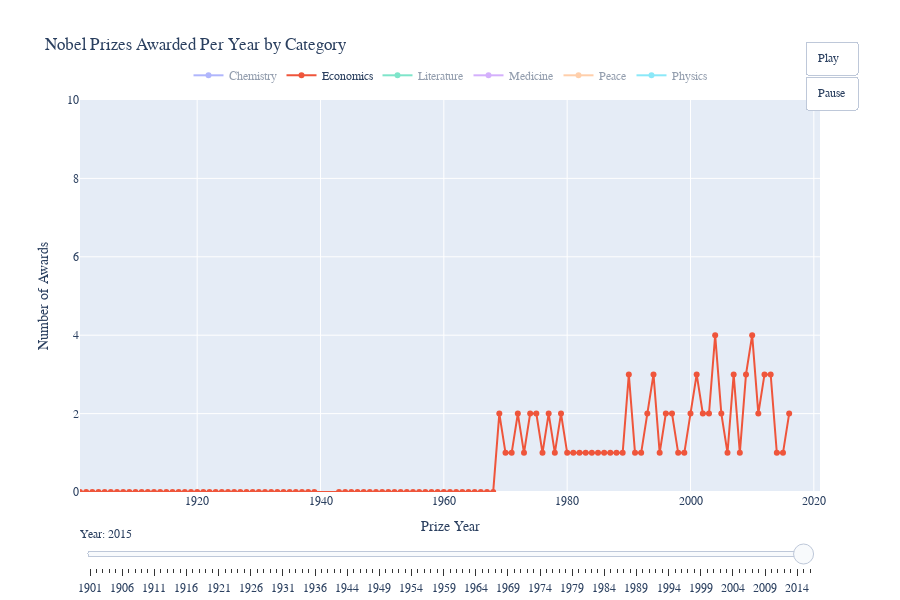

The code cell stored with this chart in its notebook:
### Code cell
winners = winners.sort_values('prize_year')
years = sorted(winners['prize_year'].unique())
categories = sorted(winners['category'].unique())

counts = winners.groupby(['prize_year', 'category']).size().reset_index(name='count')
full_index = pd.MultiIndex.from_product([years, categories], names=['prize_year', 'category'])
full_df = counts.set_index(['prize_year', 'category']).reindex(full_index, fill_value=0).reset_index()

fig = go.Figure()

for cat in categories:
    fig.add_trace(go.Scatter(
        x=[],
        y=[],
        mode='lines+markers',
        name=cat
    ))

frames = []
for year in years:
    frame_data = []
    for cat in categories:
        df_cat = full_df[(full_df['category'] == cat) & (full_df['prize_year'] <= year)]
        frame_data.append(go.Scatter(
            x=df_cat['prize_year'],
            y=df_cat['count'],
            mode='lines+markers',
            name=cat
        ))
    frames.append(go.Frame(data=frame_data, name=str(year)))

fig.frames = frames
fig.update_layout(
    title='Nobel Prizes Awarded Per Year by Category',
    width=900,
    height=600,
    xaxis=dict(title='Prize Year', range=[years[0], 2021]),
    yaxis=dict(
        title='Number of Awards', range=[0,10]
    ),
    font=dict(family="Times New Roman", size=12),
    legend=dict(orientation='h', y=1.1, x=0.5, xanchor='center'),
    updatemenus=[dict(
        type='buttons',
        showactive=False,
        y=1.15,
        x=1.05,
        xanchor='right',
        yanchor='top',
        buttons=[
            dict(label='Play', method='animate',
                 args=[None, {
                     "frame": {"duration": 200, "redraw": True},
                     "fromcurrent": True,
                     "transition": {"duration": 150}
                 }]),
            dict(label='Pause', method='animate',
                 args=[[None], {
                     "frame": {"duration": 0, "redraw": False},
                     "mode": "immediate",
                     "transition": {"duration": 0}
                 }])
        ]
    )],
    sliders=[{
        "active": 0,
        "yanchor": "top",
        "xanchor": "left",
        "currentvalue": {"prefix": "Year: "},
        "pad": {"t": 30},
        "steps": [{
            "method": "animate",
            "args": [[str(year)], {"frame": {"duration": 300, "redraw": True},
                                   "mode": "immediate",
                                   "transition": {"duration": 150}}],
            "label": str(year)
        } for year in years]
    }]
)

fig.show()

### Figure 1 — Plotly figure (JSON) as saved in the notebook; plotly's stock layout.template omitted (floating-point values rounded to 4 significant figures)
{"data": [{"mode": "lines+markers", "name": "Chemistry", "type": "scatter", "visible": "legendonly", "x": [1901, 1902, 1903, 1904, 1905, 1906, 1907, 1908, 1909, 1910, 1911, 1912, 1913, 1914, 1915, 1916, 1917, 1918, 1919, 1920, 1921, 1922, 1923, 1924, 1925, 1926, 1927, 1928, 1929, 1930, 1931, 1932, 1933, 1934, 1935, 1936, 1937, 1938, 1939, 1943, 1944, 1945, 1946, 1947, 1948, 1949, 1950, 1951, 1952, 1953, 1954, 1955, 1956, 1957, 1958, 1959, 1960, 1961, 1962, 1963, 1964, 1965, 1966, 1967, 1968, 1969, 1970, 1971, 1972, 1973, 1974, 1975, 1976, 1977, 1978, 1979, 1980, 1981, 1982, 1983, 1984, 1985, 1986, 1987, 1988, 1989, 1990, 1991, 1992, 1993, 1994, 1995, 1996, 1997, 1998, 1999, 2000, 2001, 2002, 2003, 2004, 2005, 2006, 2007, 2008, 2009, 2010, 2011, 2012, 2013, 2014, 2015, 2016], "y": [1, 1, 1, 1, 1, 1, 1, 1, 1, 1, 1, 2, 1, 1, 1, 0, 0, 1, 0, 1, 1, 1, 1, 0, 1, 1, 1, 1, 2, 1, 4, 1, 0, 1, 2, 2, 2, 2, 3, 1, 1, 1, 3, 1, 1, 1, 2, 2, 2, 2, 1, 1, 2, 1, 1, 1, 1, 1, 2, 2, 1, 1, 1, 3, 1, 2, 1, 1, 3, 2, 1, 2, 1, 2, 1, 2, 3, 2, 1, 1, 1, 2, 3, 4, 4, 2, 1, 1, 1, 2, 1, 3, 3, 3, 2, 1, 3, 3, 4, 3, 3, 3, 1, 1, 5, 4, 3, 1, 3, 4, 4, 5, 3]}, {"mode": "lines+markers", "name": "Economics", "type": "scatter", "x": [1901, 1902, 1903, 1904, 1905, 1906, 1907, 1908, 1909, 1910, 1911, 1912, 1913, 1914, 1915, 1916, 1917, 1918, 1919, 1920, 1921, 1922, 1923, 1924, 1925, 1926, 1927, 1928, 1929, 1930, 1931, 1932, 1933, 1934, 1935, 1936, 1937, 1938, 1939, 1943, 1944, 1945, 1946, 1947, 1948, 1949, 1950, 1951, 1952, 1953, 1954, 1955, 1956, 1957, 1958, 1959, 1960, 1961, 1962, 1963, 1964, 1965, 1966, 1967, 1968, 1969, 1970, 1971, 1972, 1973, 1974, 1975, 1976, 1977, 1978, 1979, 1980, 1981, 1982, 1983, 1984, 1985, 1986, 1987, 1988, 1989, 1990, 1991, 1992, 1993, 1994, 1995, 1996, 1997, 1998, 1999, 2000, 2001, 2002, 2003, 2004, 2005, 2006, 2007, 2008, 2009, 2010, 2011, 2012, 2013, 2014, 2015, 2016], "y": [0, 0, 0, 0, 0, 0, 0, 0, 0, 0, 0, 0, 0, 0, 0, 0, 0, 0, 0, 0, 0, 0, 0, 0, 0, 0, 0, 0, 0, 0, 0, 0, 0, 0, 0, 0, 0, 0, 0, 0, 0, 0, 0, 0, 0, 0, 0, 0, 0, 0, 0, 0, 0, 0, 0, 0, 0, 0, 0, 0, 0, 0, 0, 0, 0, 2, 1, 1, 2, 1, 2, 2, 1, 2, 1, 2, 1, 1, 1, 1, 1, 1, 1, 1, 1, 1, 3, 1, 1, 2, 3, 1, 2, 2, 1, 1, 2, 3, 2, 2, 4, 2, 1, 3, 1, 3, 4, 2, 3, 3, 1, 1, 2]}, {"mode": "lines+markers", "name": "Literature", "type": "scatter", "visible": "legendonly", "x": [1901, 1902, 1903, 1904, 1905, 1906, 1907, 1908, 1909, 1910, 1911, 1912, 1913, 1914, 1915, 1916, 1917, 1918, 1919, 1920, 1921, 1922, 1923, 1924, 1925, 1926, 1927, 1928, 1929, 1930, 1931, 1932, 1933, 1934, 1935, 1936, 1937, 1938, 1939, 1943, 1944, 1945, 1946, 1947, 1948, 1949, 1950, 1951, 1952, 1953, 1954, 1955, 1956, 1957, 1958, 1959, 1960, 1961, 1962, 1963, 1964, 1965, 1966, 1967, 1968, 1969, 1970, 1971, 1972, 1973, 1974, 1975, 1976, 1977, 1978, 1979, 1980, 1981, 1982, 1983, 1984, 1985, 1986, 1987, 1988, 1989, 1990, 1991, 1992, 1993, 1994, 1995, 1996, 1997, 1998, 1999, 2000, 2001, 2002, 2003, 2004, 2005, 2006, 2007, 2008, 2009, 2010, 2011, 2012, 2013, 2014, 2015, 2016], "y": [1, 1, 1, 2, 1, 1, 1, 1, 1, 1, 1, 1, 1, 0, 1, 1, 2, 0, 1, 1, 1, 1, 1, 1, 1, 1, 1, 1, 1, 1, 1, 1, 1, 1, 0, 1, 1, 1, 1, 0, 1, 1, 1, 1, 1, 1, 1, 1, 1, 1, 1, 1, 1, 1, 1, 1, 1, 1, 1, 1, 1, 1, 2, 1, 1, 1, 1, 1, 1, 1, 2, 1, 1, 1, 1, 1, 1, 1, 1, 1, 1, 1, 1, 1, 1, 1, 1, 1, 1, 1, 1, 1, 1, 1, 1, 1, 1, 1, 1, 1, 1, 1, 1, 1, 1, 1, 1, 1, 1, 1, 1, 1, 1]}, {"mode": "lines+markers", "name": "Medicine", "type": "scatter", "visible": "legendonly", "x": [1901, 1902, 1903, 1904, 1905, 1906, 1907, 1908, 1909, 1910, 1911, 1912, 1913, 1914, 1915, 1916, 1917, 1918, 1919, 1920, 1921, 1922, 1923, 1924, 1925, 1926, 1927, 1928, 1929, 1930, 1931, 1932, 1933, 1934, 1935, 1936, 1937, 1938, 1939, 1943, 1944, 1945, 1946, 1947, 1948, 1949, 1950, 1951, 1952, 1953, 1954, 1955, 1956, 1957, 1958, 1959, 1960, 1961, 1962, 1963, 1964, 1965, 1966, 1967, 1968, 1969, 1970, 1971, 1972, 1973, 1974, 1975, 1976, 1977, 1978, 1979, 1980, 1981, 1982, 1983, 1984, 1985, 1986, 1987, 1988, 1989, 1990, 1991, 1992, 1993, 1994, 1995, 1996, 1997, 1998, 1999, 2000, 2001, 2002, 2003, 2004, 2005, 2006, 2007, 2008, 2009, 2010, 2011, 2012, 2013, 2014, 2015, 2016], "y": [1, 1, 1, 1, 1, 2, 1, 3, 1, 1, 1, 1, 1, 1, 0, 0, 0, 0, 1, 1, 0, 2, 2, 1, 0, 1, 1, 1, 2, 1, 1, 2, 1, 4, 1, 2, 1, 1, 1, 2, 2, 3, 1, 3, 1, 3, 3, 1, 1, 3, 4, 1, 4, 1, 3, 2, 2, 1, 3, 3, 2, 3, 2, 3, 3, 3, 3, 1, 2, 3, 4, 3, 2, 3, 3, 2, 3, 3, 3, 1, 3, 2, 2, 1, 3, 2, 2, 2, 2, 2, 2, 3, 2, 1, 3, 2, 3, 3, 3, 2, 2, 3, 2, 4, 3, 5, 1, 4, 3, 5, 3, 3, 1]}, {"mode": "lines+markers", "name": "Peace", "type": "scatter", "visible": "legendonly", "x": [1901, 1902, 1903, 1904, 1905, 1906, 1907, 1908, 1909, 1910, 1911, 1912, 1913, 1914, 1915, 1916, 1917, 1918, 1919, 1920, 1921, 1922, 1923, 1924, 1925, 1926, 1927, 1928, 1929, 1930, 1931, 1932, 1933, 1934, 1935, 1936, 1937, 1938, 1939, 1943, 1944, 1945, 1946, 1947, 1948, 1949, 1950, 1951, 1952, 1953, 1954, 1955, 1956, 1957, 1958, 1959, 1960, 1961, 1962, 1963, 1964, 1965, 1966, 1967, 1968, 1969, 1970, 1971, 1972, 1973, 1974, 1975, 1976, 1977, 1978, 1979, 1980, 1981, 1982, 1983, 1984, 1985, 1986, 1987, 1988, 1989, 1990, 1991, 1992, 1993, 1994, 1995, 1996, 1997, 1998, 1999, 2000, 2001, 2002, 2003, 2004, 2005, 2006, 2007, 2008, 2009, 2010, 2011, 2012, 2013, 2014, 2015, 2016], "y": [2, 2, 1, 1, 1, 1, 2, 2, 2, 1, 2, 1, 1, 0, 0, 0, 1, 0, 1, 1, 2, 1, 0, 0, 2, 2, 2, 0, 1, 1, 2, 0, 1, 1, 1, 1, 1, 1, 0, 0, 1, 1, 2, 2, 0, 1, 1, 1, 1, 1, 1, 0, 0, 1, 1, 1, 1, 1, 1, 2, 1, 1, 0, 0, 1, 1, 1, 1, 0, 2, 2, 1, 2, 1, 2, 1, 1, 1, 2, 1, 1, 1, 1, 1, 1, 1, 1, 1, 1, 2, 3, 2, 2, 2, 2, 1, 1, 2, 1, 1, 1, 2, 2, 2, 1, 1, 1, 3, 1, 1, 2, 1, 1]}, {"mode": "lines+markers", "name": "Physics", "type": "scatter", "visible": "legendonly", "x": [1901, 1902, 1903, 1904, 1905, 1906, 1907, 1908, 1909, 1910, 1911, 1912, 1913, 1914, 1915, 1916, 1917, 1918, 1919, 1920, 1921, 1922, 1923, 1924, 1925, 1926, 1927, 1928, 1929, 1930, 1931, 1932, 1933, 1934, 1935, 1936, 1937, 1938, 1939, 1943, 1944, 1945, 1946, 1947, 1948, 1949, 1950, 1951, 1952, 1953, 1954, 1955, 1956, 1957, 1958, 1959, 1960, 1961, 1962, 1963, 1964, 1965, 1966, 1967, 1968, 1969, 1970, 1971, 1972, 1973, 1974, 1975, 1976, 1977, 1978, 1979, 1980, 1981, 1982, 1983, 1984, 1985, 1986, 1987, 1988, 1989, 1990, 1991, 1992, 1993, 1994, 1995, 1996, 1997, 1998, 1999, 2000, 2001, 2002, 2003, 2004, 2005, 2006, 2007, 2008, 2009, 2010, 2011, 2012, 2013, 2014, 2015, 2016], "y": [1, 2, 3, 1, 1, 1, 1, 1, 2, 1, 1, 1, 1, 1, 2, 0, 1, 1, 1, 1, 1, 1, 1, 1, 2, 1, 2, 1, 1, 1, 0, 1, 2, 0, 1, 2, 2, 1, 1, 1, 1, 1, 1, 1, 1, 2, 1, 2, 2, 1, 3, 2, 3, 2, 5, 2, 1, 3, 1, 3, 3, 3, 1, 1, 1, 1, 2, 1, 3, 3, 2, 3, 2, 3, 3, 4, 2, 3, 1, 2, 2, 1, 3, 2, 3, 3, 3, 1, 2, 2, 2, 2, 3, 4, 3, 2, 3, 3, 3, 3, 3, 5, 2, 3, 4, 4, 2, 5, 4, 2, 4, 2, 3]}], "layout": {"font": {"family": "Times New Roman", "size": 12}, "height": 600, "legend": {"orientation": "h", "x": 0.5, "xanchor": "center", "y": 1.1}, "sliders": [{"active": 111, "currentvalue": {"prefix": "Year: "}, "pad": {"t": 30}, "steps": [{"args": [["1901"], {"frame": {"duration": 300, "redraw": true}, "mode": "immediate", "transition": {"duration": 150}}], "label": "1901", "method": "animate"}, {"args": [["1902"], {"frame": {"duration": 300, "redraw": true}, "mode": "immediate", "transition": {"duration": 150}}], "label": "1902", "method": "animate"}, {"args": [["1903"], {"frame": {"duration": 300, "redraw": true}, "mode": "immediate", "transition": {"duration": 150}}], "label": "1903", "method": "animate"}, {"args": [["1904"], {"frame": {"duration": 300, "redraw": true}, "mode": "immediate", "transition": {"duration": 150}}], "label": "1904", "method": "animate"}, {"args": [["1905"], {"frame": {"duration": 300, "redraw": true}, "mode": "immediate", "transition": {"duration": 150}}], "label": "1905", "method": "animate"}, {"args": [["1906"], {"frame": {"duration": 300, "redraw": true}, "mode": "immediate", "transition": {"duration": 150}}], "label": "1906", "method": "animate"}, {"args": [["1907"], {"frame": {"duration": 300, "redraw": true}, "mode": "immediate", "transition": {"duration": 150}}], "label": "1907", "method": "animate"}, {"args": [["1908"], {"frame": {"duration": 300, "redraw": true}, "mode": "immediate", "transition": {"duration": 150}}], "label": "1908", "method": "animate"}, {"args": [["1909"], {"frame": {"duration": 300, "redraw": true}, "mode": "immediate", "transition": {"duration": 150}}], "label": "1909", "method": "animate"}, {"args": [["1910"], {"frame": {"duration": 300, "redraw": true}, "mode": "immediate", "transition": {"duration": 150}}], "label": "1910", "method": "animate"}, {"args": [["1911"], {"frame": {"duration": 300, "redraw": true}, "mode": "immediate", "transition": {"duration": 150}}], "label": "1911", "method": "animate"}, {"args": [["1912"], {"frame": {"duration": 300, "redraw": true}, "mode": "immediate", "transition": {"duration": 150}}], "label": "1912", "method": "animate"}, {"args": [["1913"], {"frame": {"duration": 300, "redraw": true}, "mode": "immediate", "transition": {"duration": 150}}], "label": "1913", "method": "animate"}, {"args": [["1914"], {"frame": {"duration": 300, "redraw": true}, "mode": "immediate", "transition": {"duration": 150}}], "label": "1914", "method": "animate"}, {"args": [["1915"], {"frame": {"duration": 300, "redraw": true}, "mode": "immediate", "transition": {"duration": 150}}], "label": "1915", "method": "animate"}, {"args": [["1916"], {"frame": {"duration": 300, "redraw": true}, "mode": "immediate", "transition": {"duration": 150}}], "label": "1916", "method": "animate"}, {"args": [["1917"], {"frame": {"duration": 300, "redraw": true}, "mode": "immediate", "transition": {"duration": 150}}], "label": "1917", "method": "animate"}, {"args": [["1918"], {"frame": {"duration": 300, "redraw": true}, "mode": "immediate", "transition": {"duration": 150}}], "label": "1918", "method": "animate"}, {"args": [["1919"], {"frame": {"duration": 300, "redraw": true}, "mode": "immediate", "transition": {"duration": 150}}], "label": "1919", "method": "animate"}, {"args": [["1920"], {"frame": {"duration": 300, "redraw": true}, "mode": "immediate", "transition": {"duration": 150}}], "label": "1920", "method": "animate"}, {"args": [["1921"], {"frame": {"duration": 300, "redraw": true}, "mode": "immediate", "transition": {"duration": 150}}], "label": "1921", "method": "animate"}, {"args": [["1922"], {"frame": {"duration": 300, "redraw": true}, "mode": "immediate", "transition": {"duration": 150}}], "label": "1922", "method": "animate"}, {"args": [["1923"], {"frame": {"duration": 300, "redraw": true}, "mode": "immediate", "transition": {"duration": 150}}], "label": "1923", "method": "animate"}, {"args": [["1924"], {"frame": {"duration": 300, "redraw": true}, "mode": "immediate", "transition": {"duration": 150}}], "label": "1924", "method": "animate"}, {"args": [["1925"], {"frame": {"duration": 300, "redraw": true}, "mode": "immediate", "transition": {"duration": 150}}], "label": "1925", "method": "animate"}, {"args": [["1926"], {"frame": {"duration": 300, "redraw": true}, "mode": "immediate", "transition": {"duration": 150}}], "label": "1926", "method": "animate"}, {"args": [["1927"], {"frame": {"duration": 300, "redraw": true}, "mode": "immediate", "transition": {"duration": 150}}], "label": "1927", "method": "animate"}, {"args": [["1928"], {"frame": {"duration": 300, "redraw": true}, "mode": "immediate", "transition": {"duration": 150}}], "label": "1928", "method": "animate"}, {"args": [["1929"], {"frame": {"duration": 300, "redraw": true}, "mode": "immediate", "transition": {"duration": 150}}], "label": "1929", "method": "animate"}, {"args": [["1930"], {"frame": {"duration": 300, "redraw": true}, "mode": "immediate", "transition": {"duration": 150}}], "label": "1930", "method": "animate"}, {"args": [["1931"], {"frame": {"duration": 300, "redraw": true}, "mode": "immediate", "transition": {"duration": 150}}], "label": "1931", "method": "animate"}, {"args": [["1932"], {"frame": {"duration": 300, "redraw": true}, "mode": "immediate", "transition": {"duration": 150}}], "label": "1932", "method": "animate"}, {"args": [["1933"], {"frame": {"duration": 300, "redraw": true}, "mode": "immediate", "transition": {"duration": 150}}], "label": "1933", "method": "animate"}, {"args": [["1934"], {"frame": {"duration": 300, "redraw": true}, "mode": "immediate", "transition": {"duration": 150}}], "label": "1934", "method": "animate"}, {"args": [["1935"], {"frame": {"duration": 300, "redraw": true}, "mode": "immediate", "transition": {"duration": 150}}], "label": "1935", "method": "animate"}, {"args": [["1936"], {"frame": {"duration": 300, "redraw": true}, "mode": "immediate", "transition": {"duration": 150}}], "label": "1936", "method": "animate"}, {"args": [["1937"], {"frame": {"duration": 300, "redraw": true}, "mode": "immediate", "transition": {"duration": 150}}], "label": "1937", "method": "animate"}, {"args": [["1938"], {"frame": {"duration": 300, "redraw": true}, "mode": "immediate", "transition": {"duration": 150}}], "label": "1938", "method": "animate"}, {"args": [["1939"], {"frame": {"duration": 300, "redraw": true}, "mode": "immediate", "transition": {"duration": 150}}], "label": "1939", "method": "animate"}, {"args": [["1943"], {"frame": {"duration": 300, "redraw": true}, "mode": "immediate", "transition": {"duration": 150}}], "label": "1943", "method": "animate"}, {"args": [["1944"], {"frame": {"duration": 300, "redraw": true}, "mode": "immediate", "transition": {"duration": 150}}], "label": "1944", "method": "animate"}, {"args": [["1945"], {"frame": {"duration": 300, "redraw": true}, "mode": "immediate", "transition": {"duration": 150}}], "label": "1945", "method": "animate"}, {"args": [["1946"], {"frame": {"duration": 300, "redraw": true}, "mode": "immediate", "transition": {"duration": 150}}], "label": "1946", "method": "animate"}, {"args": [["1947"], {"frame": {"duration": 300, "redraw": true}, "mode": "immediate", "transition": {"duration": 150}}], "label": "1947", "method": "animate"}, {"args": [["1948"], {"frame": {"duration": 300, "redraw": true}, "mode": "immediate", "transition": {"duration": 150}}], "label": "1948", "method": "animate"}, {"args": [["1949"], {"frame": {"duration": 300, "redraw": true}, "mode": "immediate", "transition": {"duration": 150}}], "label": "1949", "method": "animate"}, {"args": [["1950"], {"frame": {"duration": 300, "redraw": true}, "mode": "immediate", "transition": {"duration": 150}}], "label": "1950", "method": "animate"}, {"args": [["1951"], {"frame": {"duration": 300, "redraw": true}, "mode": "immediate", "transition": {"duration": 150}}], "label": "1951", "method": "animate"}, {"args": [["1952"], {"frame": {"duration": 300, "redraw": true}, "mode": "immediate", "transition": {"duration": 150}}], "label": "1952", "method": "animate"}, {"args": [["1953"], {"frame": {"duration": 300, "redraw": true}, "mode": "immediate", "transition": {"duration": 150}}], "label": "1953", "method": "animate"}, {"args": [["1954"], {"frame": {"duration": 300, "redraw": true}, "mode": "immediate", "transition": {"duration": 150}}], "label": "1954", "method": "animate"}, {"args": [["1955"], {"frame": {"duration": 300, "redraw": true}, "mode": "immediate", "transition": {"duration": 150}}], "label": "1955", "method": "animate"}, {"args": [["1956"], {"frame": {"duration": 300, "redraw": true}, "mode": "immediate", "transition": {"duration": 150}}], "label": "1956", "method": "animate"}, {"args": [["1957"], {"frame": {"duration": 300, "redraw": true}, "mode": "immediate", "transition": {"duration": 150}}], "label": "1957", "method": "animate"}, {"args": [["1958"], {"frame": {"duration": 300, "redraw": true}, "mode": "immediate", "transition": {"duration": 150}}], "label": "1958", "method": "animate"}, {"args": [["1959"], {"frame": {"duration": 300, "redraw": true}, "mode": "immediate", "transition": {"duration": 150}}], "label": "1959", "method": "animate"}, {"args": [["1960"], {"frame": {"duration": 300, "redraw": true}, "mode": "immediate", "transition": {"duration": 150}}], "label": "1960", "method": "animate"}, {"args": [["1961"], {"frame": {"duration": 300, "redraw": true}, "mode": "immediate", "transition": {"duration": 150}}], "label": "1961", "method": "animate"}, {"args": [["1962"], {"frame": {"duration": 300, "redraw": true}, "mode": "immediate", "transition": {"duration": 150}}], "label": "1962", "method": "animate"}, {"args": [["1963"], {"frame": {"duration": 300, "redraw": true}, "mode": "immediate", "transition": {"duration": 150}}], "label": "1963", "method": "animate"}, {"args": [["1964"], {"frame": {"duration": 300, "redraw": true}, "mode": "immediate", "transition": {"duration": 150}}], "label": "1964", "method": "animate"}, {"args": [["1965"], {"frame": {"duration": 300, "redraw": true}, "mode": "immediate", "transition": {"duration": 150}}], "label": "1965", "method": "animate"}, {"args": [["1966"], {"frame": {"duration": 300, "redraw": true}, "mode": "immediate", "transition": {"duration": 150}}], "label": "1966", "method": "animate"}, {"args": [["1967"], {"frame": {"duration": 300, "redraw": true}, "mode": "immediate", "transition": {"duration": 150}}], "label": "1967", "method": "animate"}, {"args": [["1968"], {"frame": {"duration": 300, "redraw": true}, "mode": "immediate", "transition": {"duration": 150}}], "label": "1968", "method": "animate"}, {"args": [["1969"], {"frame": {"duration": 300, "redraw": true}, "mode": "immediate", "transition": {"duration": 150}}], "label": "1969", "method": "animate"}, {"args": [["1970"], {"frame": {"duration": 300, "redraw": true}, "mode": "immediate", "transition": {"duration": 150}}], "label": "1970", "method": "animate"}, {"args": [["1971"], {"frame": {"duration": 300, "redraw": true}, "mode": "immediate", "transition": {"duration": 150}}], "label": "1971", "method": "animate"}, {"args": [["1972"], {"frame": {"duration": 300, "redraw": true}, "mode": "immediate", "transition": {"duration": 150}}], "label": "1972", "method": "animate"}, {"args": [["1973"], {"frame": {"duration": 300, "redraw": true}, "mode": "immediate", "transition": {"duration": 150}}], "label": "1973", "method": "animate"}, {"args": [["1974"], {"frame": {"duration": 300, "redraw": true}, "mode": "immediate", "transition": {"duration": 150}}], "label": "1974", "method": "animate"}, {"args": [["1975"], {"frame": {"duration": 300, "redraw": true}, "mode": "immediate", "transition": {"duration": 150}}], "label": "1975", "method": "animate"}, {"args": [["1976"], {"frame": {"duration": 300, "redraw": true}, "mode": "immediate", "transition": {"duration": 150}}], "label": "1976", "method": "animate"}, {"args": [["1977"], {"frame": {"duration": 300, "redraw": true}, "mode": "immediate", "transition": {"duration": 150}}], "label": "1977", "method": "animate"}, {"args": [["1978"], {"frame": {"duration": 300, "redraw": true}, "mode": "immediate", "transition": {"duration": 150}}], "label": "1978", "method": "animate"}, {"args": [["1979"], {"frame": {"duration": 300, "redraw": true}, "mode": "immediate", "transition": {"duration": 150}}], "label": "1979", "method": "animate"}, {"args": [["1980"], {"frame": {"duration": 300, "redraw": true}, "mode": "immediate", "transition": {"duration": 150}}], "label": "1980", "method": "animate"}, {"args": [["1981"], {"frame": {"duration": 300, "redraw": true}, "mode": "immediate", "transition": {"duration": 150}}], "label": "1981", "method": "animate"}, {"args": [["1982"], {"frame": {"duration": 300, "redraw": true}, "mode": "immediate", "transition": {"duration": 150}}], "label": "1982", "method": "animate"}, {"args": [["1983"], {"frame": {"duration": 300, "redraw": true}, "mode": "immediate", "transition": {"duration": 150}}], "label": "1983", "method": "animate"}, {"args": [["1984"], {"frame": {"duration": 300, "redraw": true}, "mode": "immediate", "transition": {"duration": 150}}], "label": "1984", "method": "animate"}, {"args": [["1985"], {"frame": {"duration": 300, "redraw": true}, "mode": "immediate", "transition": {"duration": 150}}], "label": "1985", "method": "animate"}, {"args": [["1986"], {"frame": {"duration": 300, "redraw": true}, "mode": "immediate", "transition": {"duration": 150}}], "label": "1986", "method": "animate"}, {"args": [["1987"], {"frame": {"duration": 300, "redraw": true}, "mode": "immediate", "transition": {"duration": 150}}], "label": "1987", "method": "animate"}, {"args": [["1988"], {"frame": {"duration": 300, "redraw": true}, "mode": "immediate", "transition": {"duration": 150}}], "label": "1988", "method": "animate"}, {"args": [["1989"], {"frame": {"duration": 300, "redraw": true}, "mode": "immediate", "transition": {"duration": 150}}], "label": "1989", "method": "animate"}, {"args": [["1990"], {"frame": {"duration": 300, "redraw": true}, "mode": "immediate", "transition": {"duration": 150}}], "label": "1990", "method": "animate"}, {"args": [["1991"], {"frame": {"duration": 300, "redraw": true}, "mode": "immediate", "transition": {"duration": 150}}], "label": "1991", "method": "animate"}, {"args": [["1992"], {"frame": {"duration": 300, "redraw": true}, "mode": "immediate", "transition": {"duration": 150}}], "label": "1992", "method": "animate"}, {"args": [["1993"], {"frame": {"duration": 300, "redraw": true}, "mode": "immediate", "transition": {"duration": 150}}], "label": "1993", "method": "animate"}, {"args": [["1994"], {"frame": {"duration": 300, "redraw": true}, "mode": "immediate", "transition": {"duration": 150}}], "label": "1994", "method": "animate"}, {"args": [["1995"], {"frame": {"duration": 300, "redraw": true}, "mode": "immediate", "transition": {"duration": 150}}], "label": "1995", "method": "animate"}, {"args": [["1996"], {"frame": {"duration": 300, "redraw": true}, "mode": "immediate", "transition": {"duration": 150}}], "label": "1996", "method": "animate"}, {"args": [["1997"], {"frame": {"duration": 300, "redraw": true}, "mode": "immediate", "transition": {"duration": 150}}], "label": "1997", "method": "animate"}, {"args": [["1998"], {"frame": {"duration": 300, "redraw": true}, "mode": "immediate", "transition": {"duration": 150}}], "label": "1998", "method": "animate"}, {"args": [["1999"], {"frame": {"duration": 300, "redraw": true}, "mode": "immediate", "transition": {"duration": 150}}], "label": "1999", "method": "animate"}, {"args": [["2000"], {"frame": {"duration": 300, "redraw": true}, "mode": "immediate", "transition": {"duration": 150}}], "label": "2000", "method": "animate"}, {"args": [["2001"], {"frame": {"duration": 300, "redraw": true}, "mode": "immediate", "transition": {"duration": 150}}], "label": "2001", "method": "animate"}, {"args": [["2002"], {"frame": {"duration": 300, "redraw": true}, "mode": "immediate", "transition": {"duration": 150}}], "label": "2002", "method": "animate"}, {"args": [["2003"], {"frame": {"duration": 300, "redraw": true}, "mode": "immediate", "transition": {"duration": 150}}], "label": "2003", "method": "animate"}, {"args": [["2004"], {"frame": {"duration": 300, "redraw": true}, "mode": "immediate", "transition": {"duration": 150}}], "label": "2004", "method": "animate"}, {"args": [["2005"], {"frame": {"duration": 300, "redraw": true}, "mode": "immediate", "transition": {"duration": 150}}], "label": "2005", "method": "animate"}, {"args": [["2006"], {"frame": {"duration": 300, "redraw": true}, "mode": "immediate", "transition": {"duration": 150}}], "label": "2006", "method": "animate"}, {"args": [["2007"], {"frame": {"duration": 300, "redraw": true}, "mode": "immediate", "transition": {"duration": 150}}], "label": "2007", "method": "animate"}, {"args": [["2008"], {"frame": {"duration": 300, "redraw": true}, "mode": "immediate", "transition": {"duration": 150}}], "label": "2008", "method": "animate"}, {"args": [["2009"], {"frame": {"duration": 300, "redraw": true}, "mode": "immediate", "transition": {"duration": 150}}], "label": "2009", "method": "animate"}, {"args": [["2010"], {"frame": {"duration": 300, "redraw": true}, "mode": "immediate", "transition": {"duration": 150}}], "label": "2010", "method": "animate"}, {"args": [["2011"], {"frame": {"duration": 300, "redraw": true}, "mode": "immediate", "transition": {"duration": 150}}], "label": "2011", "method": "animate"}, {"args": [["2012"], {"frame": {"duration": 300, "redraw": true}, "mode": "immediate", "transition": {"duration": 150}}], "label": "2012", "method": "animate"}, {"args": [["2013"], {"frame": {"duration": 300, "redraw": true}, "mode": "immediate", "transition": {"duration": 150}}], "label": "2013", "method": "animate"}, {"args": [["2014"], {"frame": {"duration": 300, "redraw": true}, "mode": "immediate", "transition": {"duration": 150}}], "label": "2014", "method": "animate"}, {"args": [["2015"], {"frame": {"duration": 300, "redraw": true}, "mode": "immediate", "transition": {"duration": 150}}], "label": "2015", "method": "animate"}, {"args": [["2016"], {"frame": {"duration": 300, "redraw": true}, "mode": "immediate", "transition": {"duration": 150}}], "label": "2016", "method": "animate"}], "xanchor": "left", "yanchor": "top"}], "title": {"text": "Nobel Prizes Awarded Per Year by Category"}, "updatemenus": [{"active": 0, "buttons": [{"args": [null, {"frame": {"duration": 200, "redraw": true}, "fromcurrent": true, "transition": {"duration": 150}}], "label": "Play", "method": "animate"}, {"args": [[null], {"frame": {"duration": 0, "redraw": false}, "mode": "immediate", "transition": {"duration": 0}}], "label": "Pause", "method": "animate"}], "showactive": false, "type": "buttons", "x": 1.05, "xanchor": "right", "y": 1.15, "yanchor": "top"}], "width": 900, "xaxis": {"range": [1901, 2021], "title": {"text": "Prize Year"}, "type": "linear"}, "yaxis": {"range": [0, 10], "title": {"text": "Number of Awards"}, "type": "linear"}}}
